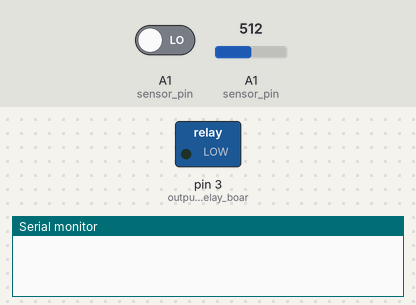
A sketch run on a simulated Arduino Mega 2560, built for the host (arithmetic inside an expression is 32-bit, double 64-bit). Shown: switched loads named in the sketch (green lamp = pin HIGH), the last lines printed to the serial monitor. Inputs (shaded band) come from the test bench; at power-on: A1 (sensor_pin) LOW, A1 (sensor_pin) = 512. WiFi joins after 1.5 s; servers stay silent unless stated.

Above: at 0.0 s.
At 2.9 s:
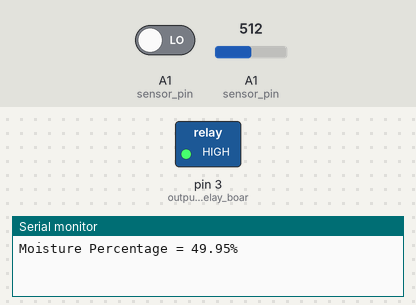
Timing chart, 0 to 4.4 s (numbered marks = the images above):
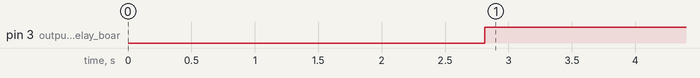

Measured:
- by itself, pin 3 (output_pin_for_relay_boar): LOW → HIGH at 2.8 s

The sketch:

Smartirrigation.ino
```cpp
#define BLYNK_PRINT Serial
#include <ESP8266_Lib.h>
#include <BlynkSimpleShieldEsp8266.h>
const int sensor_pin = A1;  /* Soil moisture sensor O/P pin */
int water; //random variable
char auth[] = "Nnkd3OYcZQPAGlqAMT20uDOnhNkTsocD";
char ssid[] = "iPhone";
char pass[] = "123456789";
#define EspSerial Serial1
#define ESP8266_BAUD 115200
ESP8266 wifi(&EspSerial);
BlynkTimer timer;

// This function sends Arduino's up time every second to Virtual Pin (5).
// In the app, Widget's reading frequency should be set to PUSH. This means
// that you define how often to send data to Blynk App.
void myTimerEvent()
{
  // You can send any value at any time.
  // Please don't send more that 10 values per second.
  Blynk.virtualWrite(V5, millis() / 1000);
}

void setup()
{
 pinMode(3,OUTPUT); //output pin for relay board, this will sent signal to the relay
  pinMode(A1,INPUT); //input pin coming from soil sensor

  // Debug console
  Serial.begin(9600);

  // Set ESP8266 baud rate
  EspSerial.begin(ESP8266_BAUD);
  delay(10);

  Blynk.begin(auth, wifi, ssid, pass);
  // You can also specify server:
  //Blynk.begin(auth, wifi, ssid, pass, "blynk-cloud.com", 80);
  //Blynk.begin(auth, wifi, ssid, pass, IPAddress(192,168,1,100), 8080);

  // Setup a function to be called every second
  timer.setInterval(1000L, myTimerEvent);
}

void loop()
{
  float moisture_percentage;
  int sensor_analog;
  sensor_analog = analogRead(sensor_pin);
  moisture_percentage = ( 100 - ( (sensor_analog/1023.00) * 100 ) );
  Serial.print("Moisture Percentage = ");
  Serial.print(moisture_percentage);
  Serial.print("%\n\n");
  delay(1000);

  water = digitalRead(A1);  // reading the coming signal from the soil sensor
  if(water == HIGH) // if water level is full then cut the relay
  {
  digitalWrite(3,LOW); // low is to cut the relay
  }
  else
  {
  digitalWrite(3,HIGH); //high to continue proving signal and water supply
  }
  delay(400);
  Blynk.run();
  timer.run(); // Initiates BlynkTimer
}
```
